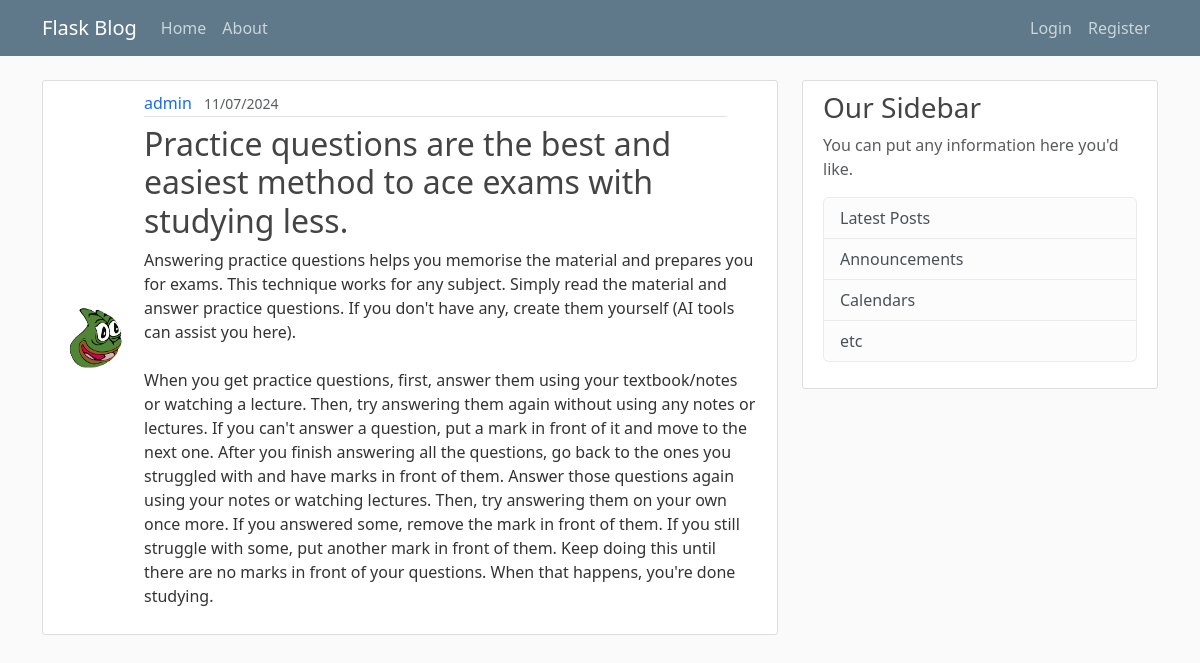
Screenshot of /post/3 with the database file from the repository.
### flaskpro/models.py (models this page shows, shortened)
class User(db.Model, UserMixin):
    id = db.Column(db.Integer, primary_key=True)
    username = db.Column(db.String(20), unique=True, nullable=False)
    email = db.Column(db.String(30), unique=True, nullable=False)
    image_file = db.Column(db.String(20), nullable=False, default='default.jpg')
    password = db.Column(db.String(60), nullable=False)
    posts = db.relationship('Post', backref='author', lazy=True)

class Post(db.Model):
    id = db.Column(db.Integer, primary_key=True)
    title = db.Column(db.String(100), nullable=False)
    time_posted = db.Column(db.DateTime, nullable=False, default=datetime.now(timezone.utc))#
    content = db.Column(db.Text, nullable=False)
    user_id = db.Column(db.Integer, db.ForeignKey('user.id'), nullable=False)

### flaskpro/routes.py (the view)
@app.route("/post/<int:post_id>")
def post(post_id):
    post = Post.query.get_or_404(post_id)
    return render_template('post.html', title=post.title, post=post)

### flaskpro/templates/post.html (shortened to what this page needs)
{% extends 'layout.html'%}
{% block content%}
    <article class="media content-section">
        <img  class="rounded-circle article-img" src="{{ url_for('static', filename='Pictures/' + post.author.image_file) }}">
        <div class="media-body">
            <div class="article-metadata">
                <a class="mr-2" href="#">{{ post.author.username }}</a>
                <small class="text-muted m-2">{{ post.time_posted.strftime("%d/%m/%Y") }}</small>
            </div>
            <h2 class="article-title">{{ post.title }}</h2>
            <p class="article-content">{{ post.content }}</p>
        </div>
    </article>
{% endblock %}

### flaskpro/static/main.css (style rules this page uses)
body { background: #fafafa; color: #333333; margin-top: 5rem; }
h1, h2, h3, h4, h5, h6 { color: #444444; }
.content-section { background: #ffffff; padding: 10px 20px; border: 1px solid #dddddd; border-radius: 3px; margin-bottom: 20px; }
.article-title { color: #444444; }
a,article:link { text-decoration: none; }
.article-content { white-space: pre-line; }
.article-img { height: 65px; width: 65px; margin-right: 16px; margin-top: -40px; }
.article-metadata { padding-bottom: 1px; margin-right: 30px; margin-bottom: 8px; border-bottom: 1px solid #e3e3e3 }
.media { display: flex; align-items: center; }

### rows the page displays
User: image_file (placeholder picture), author.username "admin"
Post: time_posted "11/07/2024", title "Practice questions are the best and easiest method to ace exams with studying less.", content "Answering practice questions helps you memorise the material and prepares you for exams. This technique works for any subject. Simply read the material and answer practice questions. If you don't have any, create them yourself (AI tools can assist you here). When you get practice questions, first, answer them using your textbook/notes or watching a lecture. Then, try answering them again without using any notes or lectures. If you can't answer a question, put a mark in front of it and move to the next one. After you finish answering all the questions, go back to the ones you struggled with and have marks in front of them. Answer those questions again using your notes or watching lectures.…"
